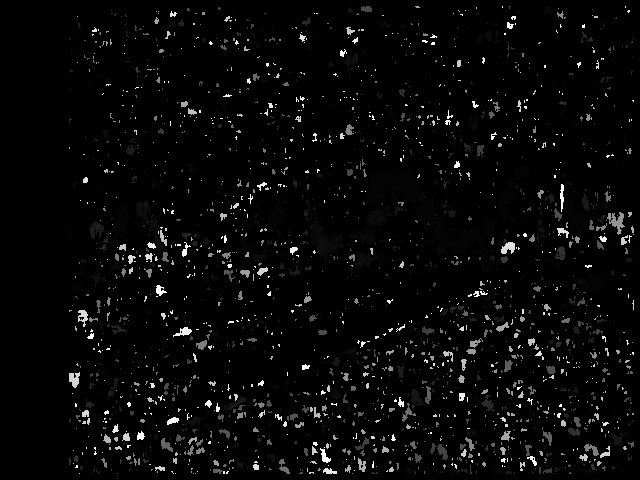
#> input picture main/Images/DepthMap0.jpg, 640 x 480 px, given in place of the camera
$ python SGBM_no_analysis.py   (Python 2 division)   (older library calls are emulated)
#> lines starting #> are read from the running program, lines starting #| are printed output that depends on the picture
import cv2
import sys
import time
import numpy as np
from imutils.video import WebcamVideoStream
import imutils

#from matplotlib import pyplot as plt

def nothing(x):
    pass

# grab camera feeds
#capL = cv2.VideoCapture(1)
#capR = cv2.VideoCapture(0)

capL = WebcamVideoStream(src=1).start()
capR = WebcamVideoStream(src=0).start()


# initialize windows
#WINDOW_L1 = 'undistorted left cam'
#WINDOW_R1 = 'undistorted right cam'
cv2.namedWindow('Depth Map')
# [7 lines of commented-out code are left out]
undistMapL = np.load('calibration/undistortion_map_left.npy')
#> (reads stereo_vision/stereo_analysis/calibration/undistortion_map_left.npy from the repository)
undistMapR = np.load('calibration/undistortion_map_right.npy')
#> (reads main/calibration/undistortion_map_right.npy from the repository)
rectMapL = np.load('calibration/rectification_map_left.npy')
#> (reads stereo_vision/stereo_analysis/calibration/rectification_map_left.npy from the repository)
rectMapR = np.load('calibration/rectification_map_right.npy')
#> (reads main/calibration/rectification_map_right.npy from the repository)


#initialize blank frames
rectL = np.zeros((640,480,3),np.uint8)
rectR = np.zeros((640,480,3),np.uint8)


exec_time_sum = 0
i = 0


#contour detection


while (True):

    start_time = time.time()
    frameL = capL.read()
#> frameL is the input picture: shape (480, 640, 3); min 0, max 255, mean 8.2
    frameR = capR.read()


    #remap cameras to remove distortion
    rectL = cv2.remap(frameL, undistMapL, rectMapL, cv2.INTER_LINEAR)
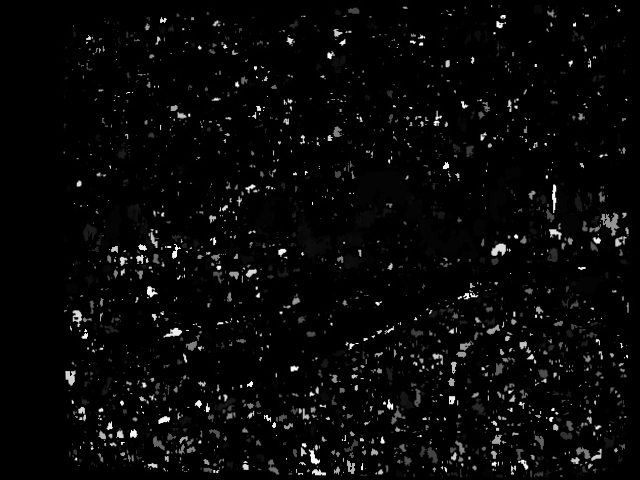
#> rectL: shape (480, 640, 3); min 0, max 255, mean 8.1
    rectR = cv2.remap(frameR, undistMapR, rectMapR, cv2.INTER_LINEAR)
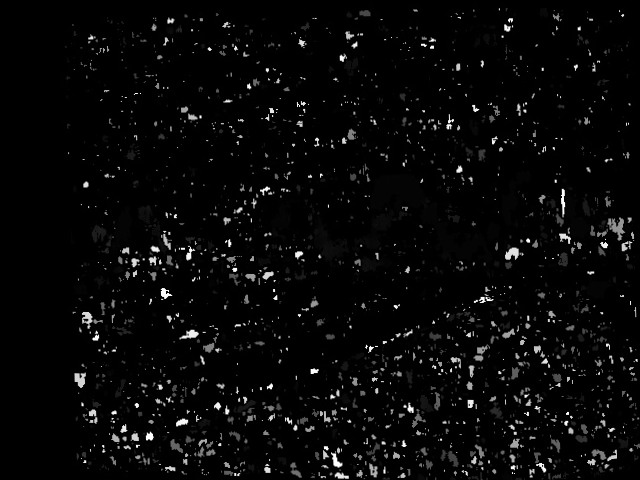
#> rectR: shape (480, 640, 3); min 0, max 255, mean 8.1


    #~~~~ DEPTH MAP PART ~~~~~~~
    # convert rectified from RGB to 8 bit grayscale
    grayRectL = cv2.cvtColor(rectL, cv2.COLOR_BGR2GRAY)
    grayRectR = cv2.cvtColor(rectR, cv2.COLOR_BGR2GRAY)
    grayFrameL = cv2.cvtColor(frameL, cv2.COLOR_BGR2GRAY)
    grayFrameR = cv2.cvtColor(frameR, cv2.COLOR_BGR2GRAY)

    #create depth map with sliders

    window_size = 3
    min_disp = 16
    num_disp = 112 - min_disp
    stereo = cv2.StereoSGBM_create(
        minDisparity = min_disp,
        numDisparities = num_disp,
        blockSize = 27,
        P1 = 8*3*window_size**2,
        P2 = 32*3*window_size**2,
        disp12MaxDiff = 10,
        uniquenessRatio = 0,
        speckleWindowSize = 0,
        speckleRange = 0,
        preFilterCap=0
    )


    disparity = stereo.compute(grayRectL,grayRectR).astype(np.uint8)
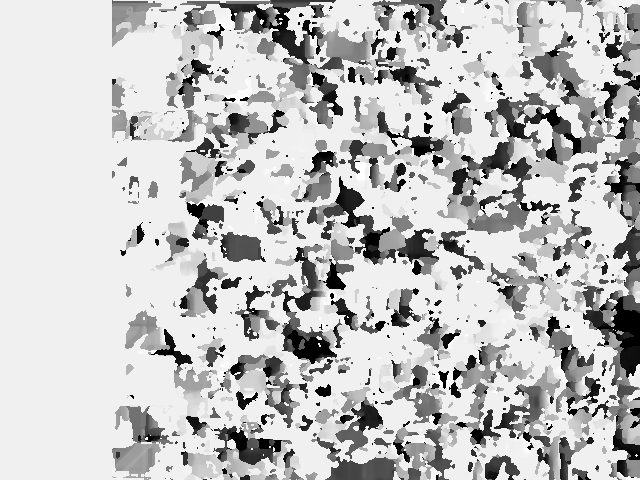
#> disparity: shape (480, 640); min 0, max 255, mean 192.8
    disparity = cv2.normalize(disparity, disparity, alpha=0, beta=255, norm_type=cv2.NORM_MINMAX, dtype=cv2.CV_8UC1)
    # [28 lines of commented-out code are left out]


    end_time = time.time()
    exec_time = end_time - start_time
    exec_time_sum += exec_time
    i += 1
    fps = 1.0/exec_time

    # [5 lines of commented-out code are left out]
    cv2.imshow('Depth Map', disparity)
    #cv2.imshow('Shapes', disparity_contours)
    #cv2.imshow('Test', disparity_gaussian)

    if cv2.waitKey(1) & 0xFF == ord('q'):
#> (key q is pressed here)
        capL.stop()
        capR.stop()
        break


capL.stop()
capR.stop()
cv2.destroyAllWindows()

exec_time_avg = exec_time_sum/i
fps_avg = 1.0/exec_time_avg

print "Average Execution Time/Frame : %s" %exec_time_avg
print "Average FPS : %s" %fps_avg
